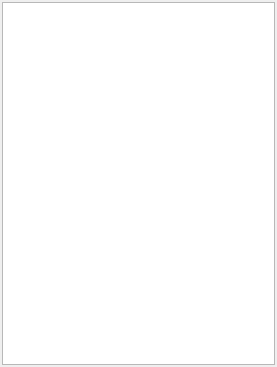
<?xml version="1.0" encoding="UTF-8"?>
<ui version="4.0">
 <class>ProjectTreeDock</class>
 <widget class="QDockWidget" name="ProjectTreeDock">
  <property name="geometry">
   <rect>
    <x>0</x>
    <y>0</y>
    <width>277</width>
    <height>367</height>
   </rect>
  </property>
  <property name="windowTitle">
   <string>Project</string>
  </property>
  <widget class="QWidget" name="dockWidgetContents">
   <layout class="QGridLayout" name="gridLayout">
    <property name="leftMargin">
     <number>2</number>
    </property>
    <property name="topMargin">
     <number>2</number>
    </property>
    <property name="rightMargin">
     <number>2</number>
    </property>
    <property name="bottomMargin">
     <number>2</number>
    </property>
    <item row="0" column="0">
     <widget class="ProjectTreeView" name="treeView"/>
    </item>
   </layout>
  </widget>
 </widget>
 <customwidgets>
  <customwidget>
   <class>ProjectTreeView</class>
   <extends>QTreeView</extends>
   <header>projecttreeview.h</header>
  </customwidget>
 </customwidgets>
 <resources/>
 <connections/>
</ui>
